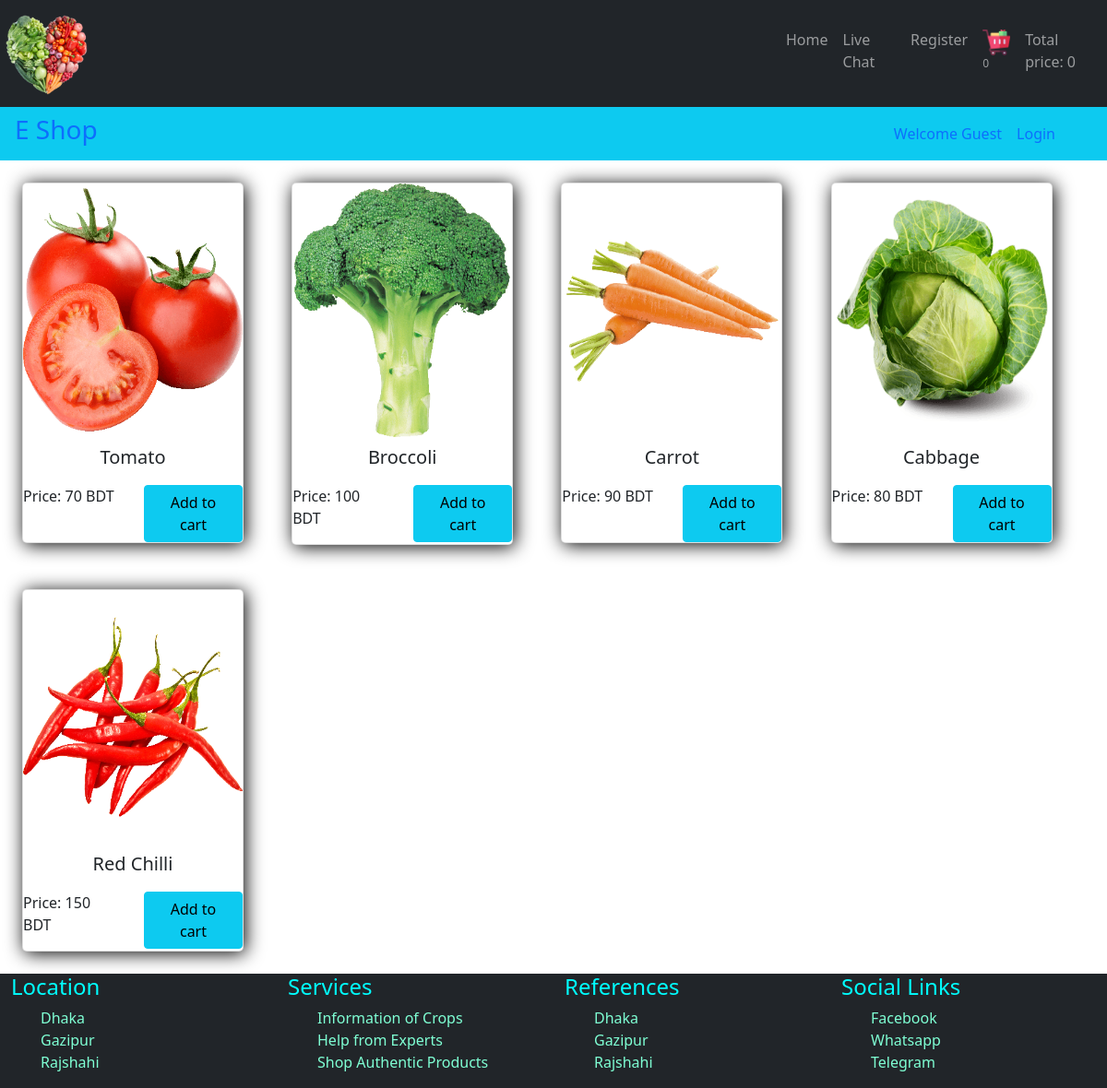
The app's page /shop/shop.php with its own data.
### tables this page shows
CREATE TABLE `product` (
  `id` int(11) NOT NULL,
  `categories_id` int(11) NOT NULL,
  `name` varchar(255) NOT NULL,
  `price` float NOT NULL,
  `image` varchar(255) NOT NULL,
  `short_desc` varchar(255) NOT NULL,
  `status` tinyint(4) NOT NULL
);

### shop/shop.php (the view, shortened to what this page needs)
<?php
require("../functions/conn.php");
include("../functions/common_functions.php");
$sql_query = "SELECT * FROM product";
$result = $conn->query($sql_query);
?>
<!DOCTYPE html>
<html lang="en">
<head>
    <link href="https://cdn.jsdelivr.net/npm/bootstrap@5.1.3/dist/css/bootstrap.min.css" rel="stylesheet">
    <link rel="stylesheet" href="https://cdnjs.cloudflare.com/ajax/libs/font-awesome/6.2.0/css/all.min.css" />
</head>
<body>
    <nav class="navbar navbar-expand-lg navbar-dark bg-dark">
        <a href="shop.php"><img class="logo" src="../image/product/icon.png" alt="logo" height="100px" width="100px"></a>
        <div class="collapse navbar-collapse" id="navbarSupportedContent">
            <ul class="navbar-nav mr-auto" style="padding-left:62vw">
                <li class="nav-item active">
                    <a class="nav-link" href="../home.php">Home</a>
                </li>
                <li class="nav-item">
                    <a class="nav-link" href="../chat/chat_login.php">Live Chat</a>
                </li>
                <li class="nav-item">
                    <a class="nav-link" href="../user_area/registration.php">Register</a>
                </li>
                <li class="nav-item">
                    <a class="nav-link" href="cart.php"><img src="../image/cart.png" alt="cart" height="30px" width="30px"><sup><?php cart_item_no(); ?></sup></a>
                </li>
                <li class="nav-item">
                    <a class="nav-link" href="#">Total price: <?php total_price(); ?></a>
                </li>
            </ul>
        </div>
    </nav>
    <nav class="navbar navbar-expand-lg navbar-warning bg-info">
        <h3 class="mx-3"><a href="shop.php" class="text-decoration-none">E Shop </a></h3>
        <div class="collapse navbar-collapse d-flex flex-row-reverse mx-5" id="navbarSupportedContent">
            <ul style="padding-left:30vw" class="navbar-nav mr-auto">
                <?php
                if (!isset($_SESSION['username'])) {
                    echo "<li class='nav-item'>
                    <a class='nav-link' href='#'>Welcome Guest</a>
                </li>";
                } else {
                    echo "<li class='nav-item'>
                    <a class='nav-link' href='#'>Welcome " . $_SESSION['username'] . "</a>
                </li>";
                }
                if (!isset($_SESSION['username'])) {
                    echo "<li class='nav-item'>
                    <a class='nav-link' href='../user_area/user_login.php'>Login</a>
                </li>";
                } else {
                    echo "<li class='nav-item'>
                    <a class='nav-link' href='../user_area/user_logout.php'>Logout</a>
                </li>";
                }
                ?>
            </ul>
        </div>
    </nav>
    <div class="main">
        <?php
        if ($result->num_rows > 0) {
            while ($row = $result->fetch_assoc()) {
                $image_name = "../" . $row["image"];
        ?>
                <div class="card">
                    <div class="image">
                        <img src="<?php echo  $image_name ?>" alt="image">
                    </div>
                    <div class="title">
                        <h1><?php echo $row["name"] ?></h1>
                    </div>
                    <div class="row">
                        <div class="col-md-6">
                            <p style="padding: left 5px; ">Price: <?php echo $row["price"] ?> BDT</p>
                        </div>
                        <div class="col-md-6">
                            <?php if ($row["status"] > 0) { ?>
                                <div class="des">
                                    <a href="shop.php?add_to_cart=<?php echo $row["id"] ?>"><button class="btn btn-info">Add to cart</button></a>
                                </div>
                            <?php } else { ?>
                                <p>Stock Out</p>
                            <?php } ?>
                        </div>
                    </div>
                </div>
        <?php
            }
        }
        ?>
    </div>
    <?php
    include("../functions/footer.php");
    ?>

### shop/shop.php (style rules this page uses)
li { color: aquamarine; display: block; }
.card { width: 20%; height: fit-content; display: inline-block; box-shadow: 2px 2px 20px black; border-radius: 5px; margin: 2%; }
.image img { width: 100%; height: 275px; border-top-right-radius: 5px; border-top-left-radius: 5px; }
.title { text-align: center; padding: 10px; }
h1 { font-size: 20px; }

### records on screen
product: image (picture), name "Tomato", price "70"
product: image (picture), name "Broccoli", price "100"
product: image (picture), name "Carrot", price "90"
product: image (picture), name "Cabbage", price "80"
product: image (picture), name "Red Chilli", price "150"

### other values on screen
$cart_items "0"
$total_price "0"
